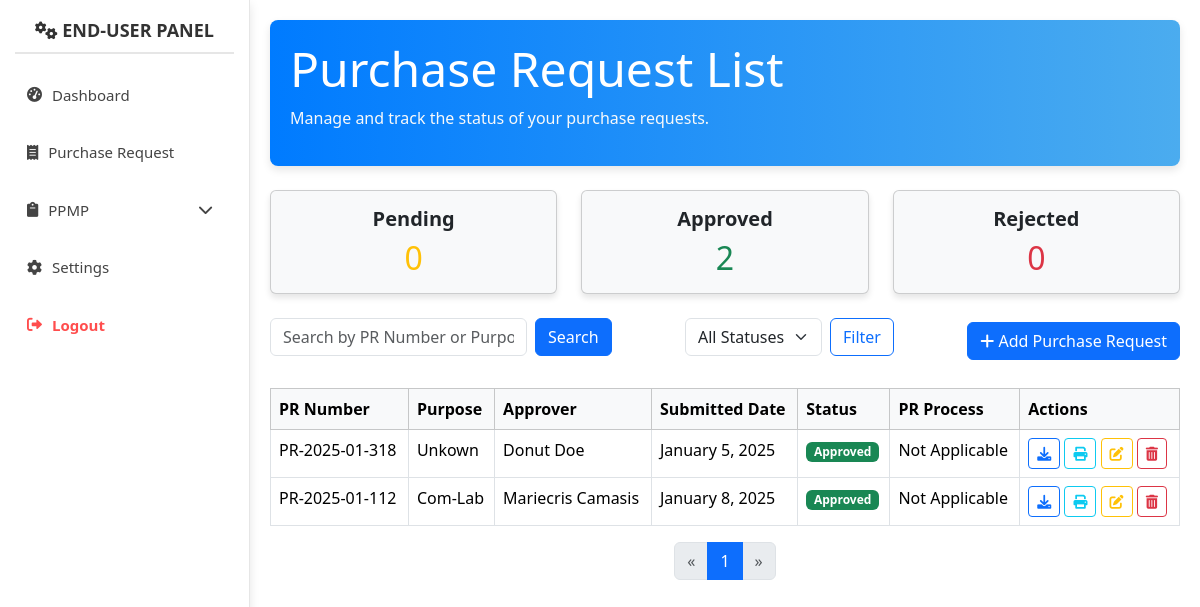
/end-user/pr.php (signed in), run on the app's committed database.
### tables this page shows
CREATE TABLE `purchase_request_items` (
  `pri_id` int(11) NOT NULL,
  `pr_id` int(11) NOT NULL,
  `department` varchar(100) NOT NULL,
  `section` varchar(100) NOT NULL,
  `inventory_id` int(11) NOT NULL,
  `quantity` int(11) NOT NULL,
  `unit_cost` decimal(10,2) NOT NULL,
  `total_cost` decimal(10,2) GENERATED ALWAYS AS (`quantity` * `unit_cost`) STORED,
  `purpose` text NOT NULL,
  `created_at` timestamp NOT NULL DEFAULT current_timestamp(),
  `updated_at` timestamp NOT NULL DEFAULT current_timestamp() ON UPDATE current_timestamp()
);

CREATE TABLE `purchase_requests` (
  `pr_id` int(11) NOT NULL,
  `pr_number` varchar(20) NOT NULL,
  `approver` varchar(100) DEFAULT 'Pending',
  `submitted_date` timestamp NOT NULL DEFAULT current_timestamp(),
  `status` enum('Pending','Approved','Rejected') DEFAULT 'Pending',
  `pr_process_status` varchar(255) DEFAULT 'Not Applicable',
  `pr_process_link` varchar(255) DEFAULT NULL,
  `end_user_id` int(11) UNSIGNED NOT NULL,
  `ppmp_id` int(11) UNSIGNED DEFAULT NULL,
  `updated_at` timestamp NOT NULL DEFAULT current_timestamp() ON UPDATE current_timestamp(),
  `signature` longblob DEFAULT NULL
);

### end-user/pr.php (the view, shortened to what this page needs)
<?php
include('src/config/database.php');
$status_query = "SELECT status, COUNT(*) as status_count FROM purchase_requests GROUP BY status";
$status_result = mysqli_query($conn, $status_query);
$pending_count = $approved_count = $rejected_count = 0;
while ($row = mysqli_fetch_assoc($status_result)) {
    if ($row['status'] == 'Pending') {
        $pending_count = $row['status_count'];
    } elseif ($row['status'] == 'Approved') {
        $approved_count = $row['status_count'];
    } elseif ($row['status'] == 'Rejected') {
        $rejected_count = $row['status_count'];
    }
}
$ppmp_check_query = "SELECT COUNT(*) as ppmp_count FROM ppmp_list WHERE status = 'approved'";
$ppmp_check_result = mysqli_query($conn, $ppmp_check_query);
$ppmp_count = mysqli_fetch_assoc($ppmp_check_result)['ppmp_count'];
$limit = 10;
$page = isset($_GET['page']) ? (int)$_GET['page'] : 1;
$offset = ($page - 1) * $limit;
$search = isset($_GET['search']) ? $_GET['search'] : '';
$status_filter = isset($_GET['status']) ? $_GET['status'] : '';
$query = "SELECT pr.*, pri.purpose
          FROM purchase_requests pr
          LEFT JOIN purchase_request_items pri ON pr.pr_id = pri.pr_id
          WHERE (pr.pr_number LIKE '%$search%' OR pri.purpose LIKE '%$search%')";
$query .= " LIMIT $limit OFFSET $offset";
$result = mysqli_query($conn, $query);
$count_query = "SELECT COUNT(*) as total FROM purchase_requests pr
                LEFT JOIN purchase_request_items pri ON pr.pr_id = pri.pr_id
                WHERE (pr.pr_number LIKE '%$search%' OR pri.purpose LIKE '%$search%')";
$count_result = mysqli_query($conn, $count_query);
$total_rows = mysqli_fetch_assoc($count_result)['total'];
$total_pages = ceil($total_rows / $limit);
?>
<!DOCTYPE html>
<html lang="en">
<head>
    <link rel="stylesheet" href="https://cdn.jsdelivr.net/npm/bootstrap@5.3.3/dist/css/bootstrap.min.css">
    <link rel="stylesheet" href="https://cdnjs.cloudflare.com/ajax/libs/font-awesome/6.0.0-beta3/css/all.min.css">
    <link rel="stylesheet" href="src/css/dashboard.css">
</head>
<body>
    <div class="d-flex">
        <?php include 'sidebar.php'; ?>
        <div class="content flex-grow-1 animate__animated animate__fadeIn">
            <div class="header-card mb-4">
                <h1 class="display-5 mb-2">Purchase Request List</h1>
                <p class="text-light">Manage and track the status of your purchase requests.</p>
            </div>
            <div class="row mb-4">
                <div class="col-md-4">
                    <div class="card text-center bg-light">
                        <div class="card-body">
                            <h5 class="card-title">Pending</h5>
                            <h2 class="card-text text-warning"><?php echo $pending_count; ?></h2>
                        </div>
                    </div>
                </div>
                <div class="col-md-4">
                    <div class="card text-center bg-light">
                        <div class="card-body">
                            <h5 class="card-title">Approved</h5>
                            <h2 class="card-text text-success"><?php echo $approved_count; ?></h2>
                        </div>
                    </div>
                </div>
                <div class="col-md-4">
                    <div class="card text-center bg-light">
                        <div class="card-body">
                            <h5 class="card-title">Rejected</h5>
                            <h2 class="card-text text-danger"><?php echo $rejected_count; ?></h2>
                        </div>
                    </div>
                </div>
            </div>
            <div class="d-flex flex-wrap justify-content-between align-items-center mb-4">
                <form method="get" class="d-flex mb-2">
                    <input type="text" name="search" class="form-control me-2" placeholder="Search by PR Number or Purpose" value="<?php echo htmlspecialchars($search); ?>">
                    <button type="submit" class="btn btn-primary">Search</button>
                </form>
                <form method="get" class="d-flex mb-2">
                    <select name="status" class="form-select me-2" onchange="this.form.submit()">
                        <option value="">All Statuses</option>
                    </select>
                    <button type="submit" class="btn btn-outline-primary">Filter</button>
                </form>
                <div>
                    <?php if ($ppmp_count > 0): ?>
                        <a href="create_pr.php" class="btn btn-primary">
                            <i class="fas fa-plus"></i> Add Purchase Request
                        </a>
                    <?php endif; ?>
                </div>
            </div>
            <div class="table-responsive mt-4">
                <table class="table table-hover table-bordered">
                    <thead class="table-light">
                        <tr>
                            <th>PR Number</th>
                            <th>Purpose</th>
                            <th>Approver</th>
                            <th>Submitted Date</th>
                            <th>Status</th>
                            <th>PR Process</th>
                            <th>Actions</th>
                        </tr>
                    </thead>
                    <tbody>
                        <?php while ($row = mysqli_fetch_assoc($result)): ?>
                            <tr>
                                <td><?php echo htmlspecialchars($row['pr_number']); ?></td>
                                <td><?php echo htmlspecialchars($row['purpose']); ?></td>
                                <td><?php echo htmlspecialchars($row['approver']); ?></td>
                                <td><?php echo date("F j, Y", strtotime($row['submitted_date'])); ?></td>
                                <td>
                                    <?php
                                    switch ($row['status']) {
                                        case 'Approved':
                                            echo '<span class="badge bg-success">Approved</span>';
                                            break;
                                    }
                                    ?>
                                </td>
                                <td>
                                    <?php
                                    if ($row['status'] == 'approved' || $row['status'] == 'rejected') {
                                        echo '<a href="pr_process.php?pr_number=' . $row['pr_number'] . '" class="btn btn-outline-info btn-sm">View Process</a>';
                                    } else {
                                        echo 'Not Applicable';
                                    }
                                    ?>
                                </td>
                                <td>
                                    <a href="download_pr.php?pr_number=<?php echo $row['pr_number']; ?>" class="btn btn-outline-primary btn-sm" title="Download PR"><i class="fas fa-download"></i></a>
                                    <a href="print_pr.php?pr_number=<?php echo $row['pr_number']; ?>" class="btn btn-outline-info btn-sm" title="Print PR"><i class="fas fa-print"></i></a>
                                    <a href="update_pr.php?pr_number=<?php echo $row['pr_number']; ?>" class="btn btn-outline-warning btn-sm" title="Update PR"><i class="fas fa-edit"></i></a>
                                    <button class="btn btn-outline-danger btn-sm" title="Delete PR" onclick="confirmDelete('<?php echo $row['pr_number']; ?>')"><i class="fas fa-trash-alt"></i></button>
                                </td>
                            </tr>
                        <?php endwhile; ?>
                    </tbody>
                </table>
                <nav>
                    <ul class="pagination justify-content-center">
                        <li class="page-item <?php if ($page <= 1) echo 'disabled'; ?>">
                            <a class="page-link" href="?page=<?php echo $page - 1; ?>&search=<?php echo htmlspecialchars($search); ?>&status=<?php echo htmlspecialchars($status_filter); ?>" aria-label="Previous">
                                <span aria-hidden="true">&laquo;</span>
                            </a>
                        </li>
                        <?php for ($i = 1; $i <= $total_pages; $i++): ?>
                            <li class="page-item <?php if ($i == $page) echo 'active'; ?>">
                                <a class="page-link" href="?page=<?php echo $i; ?>&search=<?php echo htmlspecialchars($search); ?>&status=<?php echo htmlspecialchars($status_filter); ?>"><?php echo $i; ?></a>
                            </li>
                        <?php endfor; ?>
                        <li class="page-item <?php if ($page >= $total_pages) echo 'disabled'; ?>">
                            <a class="page-link" href="?page=<?php echo $page + 1; ?>&search=<?php echo htmlspecialchars($search); ?>&status=<?php echo htmlspecialchars($status_filter); ?>" aria-label="Next">
                                <span aria-hidden="true">&raquo;</span>
                            </a>
                        </li>
                    </ul>
                </nav>
            </div>
        </div>
    </div>
</body>
</html>

### end-user/src/css/dashboard.css (style rules this page uses)
body { background-color: #f8f9fa; font-family: 'Arial', sans-serif; }
.content { margin-left: 250px; padding: 20px; }
.card { border: none; border-radius: 0.75rem; background-color: #ffffff; box-shadow: 0 4px 6px rgba(0, 0, 0, 0.1); }
.card-title { font-size: 1.25rem; font-weight: 600; }
.card-text { color: #6c757d; }
.header-card { background: linear-gradient(90deg, #007bff, #4bacef); color: white; padding: 20px; border-radius: 8px; margin-bottom: 20px; box-shadow: 0 4px 8px rgba(0, 0, 0, 0.1); }

### data on the page
purchase_request_items: pr.pr_number "PR-2025-01-318", purpose "Unkown", pr.approver "Donut Doe", pr.submitted_date "January 5, 2025"
purchase_request_items: pr.pr_number "PR-2025-01-112", purpose "Com-Lab", pr.approver "Mariecris Camasis", pr.submitted_date "January 8, 2025"

### other printed values
$pending_count "0"
$approved_count "2"
$rejected_count "0"
